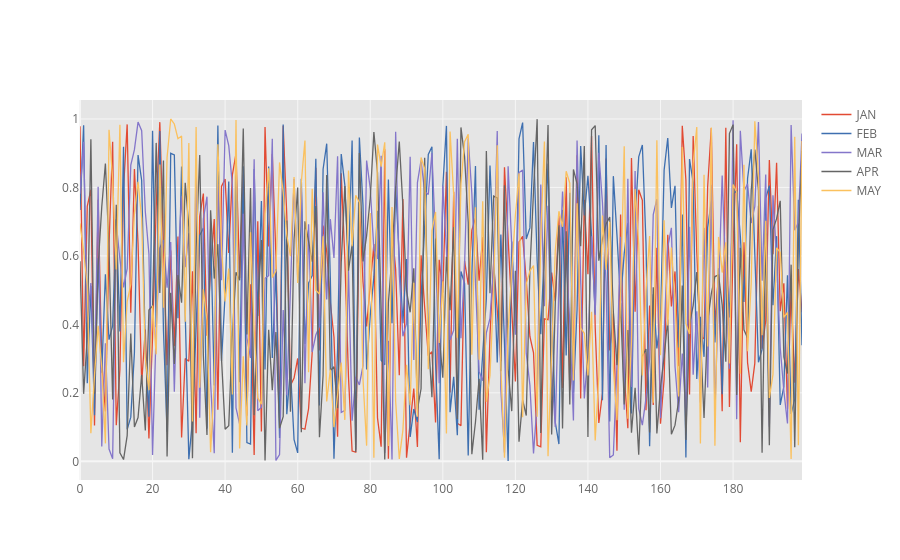

The cell this chart's notebook holds for it:
### Code cell
df.iplot()

### Figure 1 — Plotly figure (JSON) as saved in the notebook; plotly's stock layout.template omitted (floating-point values rounded to 4 significant figures; data arrays with more than 128 entries replaced by an {"elided": "..."} marker saying what was removed)
{"data": [{"line": {"color": "rgba(226, 74, 51, 1.0)", "dash": "solid", "shape": "linear", "width": 1.3}, "mode": "lines", "name": "JAN", "text": "", "type": "scatter", "x": {"elided": "200 int values"}, "y": {"elided": "200 float values"}}, {"line": {"color": "rgba(62, 111, 176, 1.0)", "dash": "solid", "shape": "linear", "width": 1.3}, "mode": "lines", "name": "FEB", "text": "", "type": "scatter", "x": {"elided": "200 int values"}, "y": {"elided": "200 float values"}}, {"line": {"color": "rgba(132, 118, 202, 1.0)", "dash": "solid", "shape": "linear", "width": 1.3}, "mode": "lines", "name": "MAR", "text": "", "type": "scatter", "x": {"elided": "200 int values"}, "y": {"elided": "200 float values"}}, {"line": {"color": "rgba(101, 101, 101, 1.0)", "dash": "solid", "shape": "linear", "width": 1.3}, "mode": "lines", "name": "APR", "text": "", "type": "scatter", "x": {"elided": "200 int values"}, "y": {"elided": "200 float values"}}, {"line": {"color": "rgba(251, 193, 94, 1.0)", "dash": "solid", "shape": "linear", "width": 1.3}, "mode": "lines", "name": "MAY", "text": "", "type": "scatter", "x": {"elided": "200 int values"}, "y": {"elided": "200 float values"}}], "layout": {"autosize": true, "legend": {"bgcolor": "#FFFFFF", "font": {"color": "#666666"}}, "paper_bgcolor": "#FFFFFF", "plot_bgcolor": "#E5E5E5", "title": {"font": {"color": "#151516"}}, "xaxis": {"autorange": true, "gridcolor": "#F6F6F6", "range": [0, 199], "showgrid": true, "tickfont": {"color": "#666666"}, "title": {"font": {"color": "#666666"}, "text": ""}, "type": "linear", "zerolinecolor": "#F6F6F6"}, "yaxis": {"autorange": true, "gridcolor": "#F6F6F6", "range": [-0.0545, 1.055], "showgrid": true, "tickfont": {"color": "#666666"}, "title": {"font": {"color": "#666666"}, "text": ""}, "type": "linear", "zerolinecolor": "#F6F6F6"}}}
